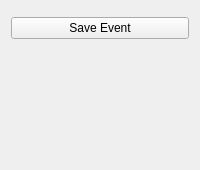
      <widget class="QWidget" name="EventConfigView">
       <layout class="QGridLayout" name="gridLayout_13">
        <item row="1" column="0">
         <widget class="QPushButton" name="SaveEventPushButton">
          <property name="text">
           <string>Save Event</string>
          </property>
         </widget>
        </item>
        <item row="3" column="0">
         <spacer name="EventConfigVerticalSpacer">
          <property name="orientation">
           <enum>Qt::Vertical</enum>
          </property>
          <property name="sizeType">
           <enum>QSizePolicy::Minimum</enum>
          </property>
          <property name="sizeHint" stdset="0">
           <size>
            <width>20</width>
            <height>100</height>
           </size>
          </property>
         </spacer>
        </item>
        <item row="0" column="0">
         <widget class="QGroupBox" name="EventConfigGroupBox">
          <property name="enabled">
           <bool>true</bool>
          </property>
          <property name="sizePolicy">
           <sizepolicy hsizetype="Preferred" vsizetype="Ignored">
            <horstretch>0</horstretch>
            <verstretch>0</verstretch>
           </sizepolicy>
          </property>
          <property name="minimumSize">
           <size>
            <width>0</width>
            <height>0</height>
           </size>
          </property>
          <property name="sizeIncrement">
           <size>
            <width>0</width>
            <height>0</height>
           </size>
          </property>
          <property name="focusPolicy">
           <enum>Qt::NoFocus</enum>
          </property>
          <property name="layoutDirection">
           <enum>Qt::LeftToRight</enum>
          </property>
          <property name="styleSheet">
           <string notr="true"/>
          </property>
          <property name="title">
           <string>Event Configuration</string>
          </property>
          <property name="alignment">
           <set>Qt::AlignCenter</set>
          </property>
          <widget class="QLineEdit" name="EventNameLineEdit">
           <property name="geometry">
            <rect>
             <x>160</x>
             <y>70</y>
             <width>631</width>
             <height>21</height>
            </rect>
           </property>
          </widget>
          <widget class="QLineEdit" name="EventDescriptionLineEdit">
           <property name="geometry">
            <rect>
             <x>160</x>
             <y>110</y>
             <width>631</width>
             <height>21</height>
            </rect>
           </property>
          </widget>
          <widget class="QLineEdit" name="EventStartLineEdit">
           <property name="geometry">
            <rect>
             <x>160</x>
             <y>150</y>
             <width>631</width>
             <height>21</height>
            </rect>
           </property>
          </widget>
          <widget class="QLineEdit" name="EventEndLineEdit">
           <property name="geometry">
            <rect>
             <x>160</x>
             <y>190</y>
             <width>631</width>
             <height>21</height>
            </rect>
           </property>
          </widget>
          <widget class="QLabel" name="EventNameLabel">
           <property name="geometry">
            <rect>
             <x>10</x>
             <y>70</y>
             <width>151</width>
             <height>16</height>
            </rect>
           </property>
           <property name="text">
            <string>Event Name:</string>
           </property>
          </widget>
          <widget class="QLabel" name="EventDescriptionLabel">
           <property name="geometry">
            <rect>
             <x>10</x>
             <y>110</y>
             <width>151</width>
             <height>16</height>
            </rect>
           </property>
           <property name="text">
            <string>Event Description:</string>
           </property>
          </widget>
          <widget class="QLabel" name="EventStartTimestampLabel">
           <property name="geometry">
            <rect>
             <x>10</x>
             <y>150</y>
             <width>141</width>
             <height>16</height>
            </rect>
           </property>
           <property name="text">
            <string>Event start timestamp:</string>
           </property>
          </widget>
          <widget class="QLabel" name="EventEndTimestampLabel">
           <property name="geometry">
            <rect>
             <x>10</x>
             <y>190</y>
             <width>141</width>
             <height>16</height>
            </rect>
           </property>
           <property name="text">
            <string>Event end timestamp:</string>
           </property>
          </widget>
         </widget>
        </item>
        <item row="2" column="0">
         <spacer name="EventConfigHorizontalSpacer">
          <property name="orientation">
           <enum>Qt::Horizontal</enum>
          </property>
          <property name="sizeHint" stdset="0">
           <size>
            <width>40</width>
            <height>20</height>
           </size>
          </property>
         </spacer>
        </item>
       </layout>
      </widget>
